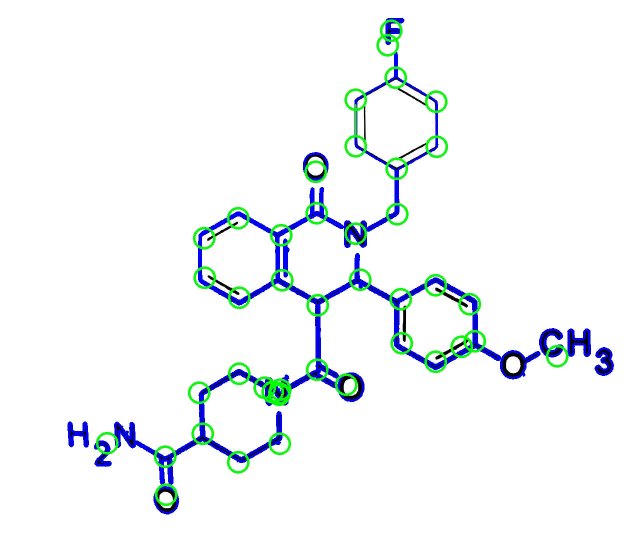
#> input picture tonyStarkWorks/test.jpg, 1280 x 1071 px, found by its file name (shown at 1/2 size); the run also reads 2 pictures not shown here
$ jupyter execute --allow-errors functions.ipynb   (older library calls are emulated)
#> lines starting #> are read from the running program, lines starting #| are printed output that depends on the picture; after the words box and inside, x2 and y2 are one past the last pixel; in counts of white or black regions, pixels touching at a corner belong together
<a href="https://colab.research.google.com/github/evro23x/abstract_dog/blob/cv/functions.ipynb" target="_parent"></a>

# **abstract_dog: обработка фотографии молекулы** #

### Если у вас что-то не работает, то скорее всего вы не загрузили фотографию в файлы

[cell 1]
import cv2
import numpy as np
from matplotlib import pyplot as plt
from google.colab.patches import cv2_imshow

## **Функции для работы с изображениями** ##

### **Очищение картинки от шума:**

На вход получаем имя изображения, которое нужно очистить

1.   Используем медианный фильтр для уменьшения уровня шума
2.   Нормализуем цвета в изображении
3. Применяем пороговую функцию, чтобы оставить только белые и черные цвета
4. Сохраняем в файл с названием "c_" + filename

Результат работы: изображение с названием "c_" + filename

[cell 2]
'''
It cleans img from noise
'''
def clear_img(file_name):
#> called with file_name = 'test.jpg'
  img = cv2.imread(file_name, 0)
#> img: shape (1071, 1280); min 0, max 255, mean 244.5

  dilated_img = cv2.dilate(img, np.ones((7,7), np.uint8))
  bg_img = cv2.medianBlur(dilated_img, 1)
  diff_img = 255 - cv2.absdiff(img, bg_img)
  norm_img = diff_img.copy()
  cv2.normalize(diff_img, norm_img, alpha=0, beta=255, norm_type=cv2.NORM_MINMAX, dtype=cv2.CV_8UC1)
  _, thr_img = cv2.threshold(norm_img, 230, 0, cv2.THRESH_TRUNC)
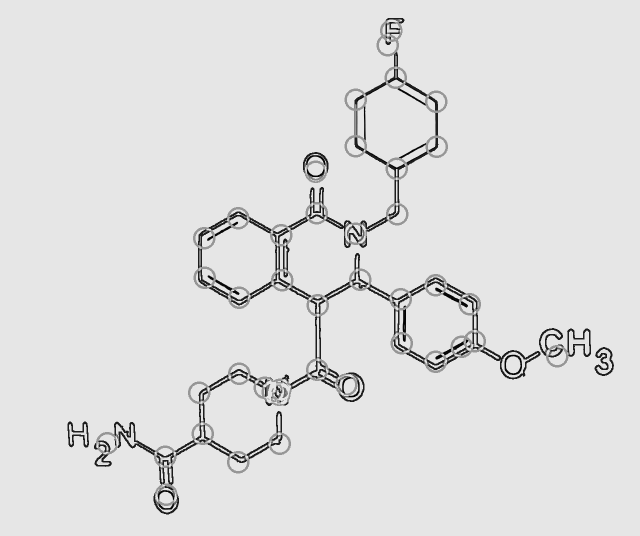
#> thr_img: shape (1071, 1280) (shown at 1/2 size); min 0, max 230, mean 223.4
  cv2.normalize(thr_img, thr_img, alpha=0, beta=255, norm_type=cv2.NORM_MINMAX, dtype=cv2.CV_8UC1)
  thr_img[thr_img < 240] = 0
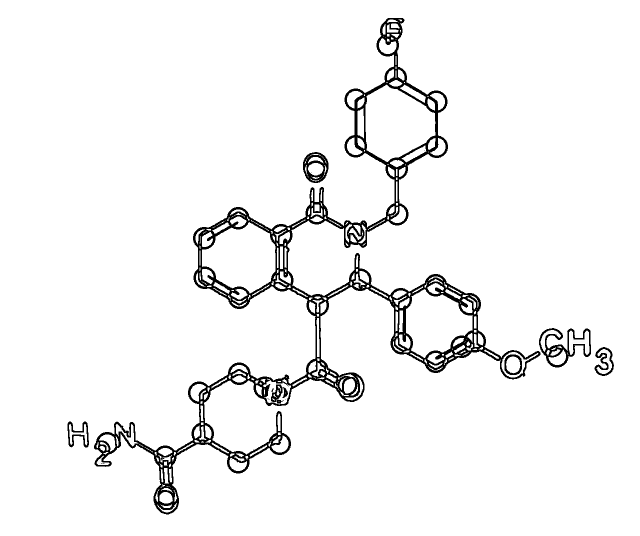
#> thr_img: shape (1071, 1280) (shown at 1/2 size); min 0, max 255, mean 243.8
  cv2.imwrite("c_" + file_name, thr_img)

[cell 3]
clear_img("test.jpg")

img = cv2.imread('c_test.jpg')
#> img: shape (1071, 1280, 3); min 0, max 255, mean 243.8

plt.imshow(img), plt.show()
#> (the rest of this cell did not finish here and is left out)

### **Изменение размера изображения:**

На вход получаем:

*   Изображение
*   Во сколько раз нужно увеличить или уменьшить изображение

Результат работы: сохраненное изображение с названием big

[cell 4]
def resize_img(img, scale):
#> called with img = array of shape (6667, 6667, 3), scale = 0.3
  return cv2.resize(img,((int)(img.shape[1] * scale), int(img.shape[0] * scale)))

### **Поиск вершин с помощью детектора Канни:**

На вход получаем:

*   Изображение
*   Промежуток цветов, который мы будем учитывать [min, max]

Результат работы: на выходе массив вершин

[cell 5]
def define_edged(img, min, max):
  return cv2.Canny(img, min, max)

[cell 6]
import cv2
import numpy as np
from google.colab.patches import cv2_imshow
from matplotlib import pyplot as plt


img = resize_img(cv2.imread('4.jpg'), 0.3)
gray = cv2.cvtColor(img, cv2.COLOR_BGR2GRAY)
gray = np.float32(gray)
dst = cv2.cornerHarris(gray, 30, 3, 0.04)
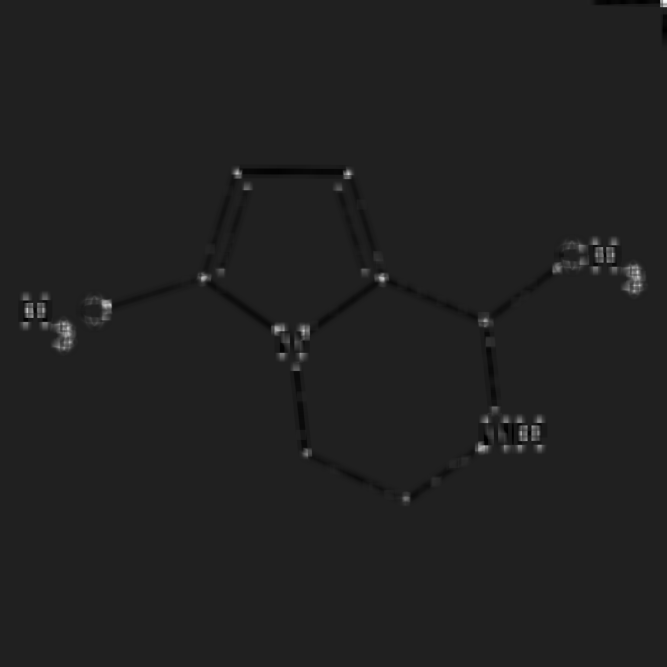
#> dst: shape (2000, 2000) float32 (shown at 1/3 size); min -2990044, max 20767080, mean 41949.5; drawn with min black and max white
ret, dst = cv2.threshold(dst, 0.1*dst.max(), 255, 0)
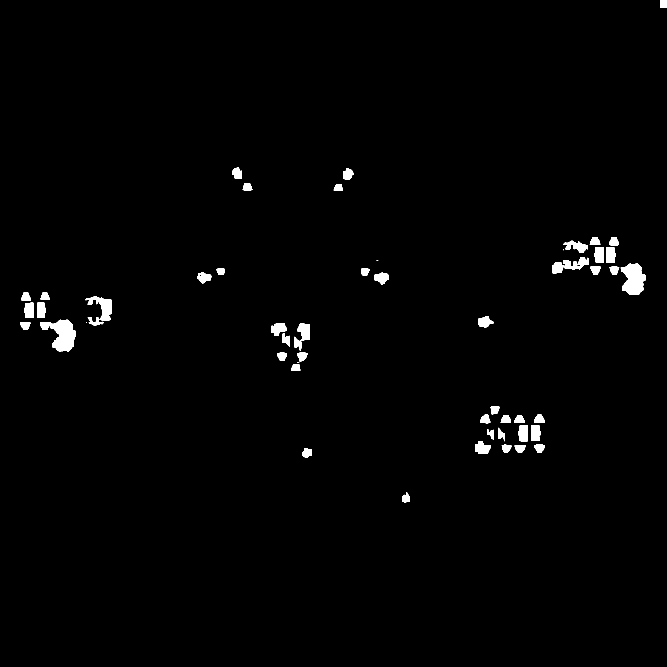
#> dst: shape (2000, 2000) float32 (shown at 1/3 size); 1.2% white; 54 white regions (5 under 20 px), largest, box (x1, y1, x2, y2) and area: (120, 959, 227, 1056) 5674, (1862, 790, 1936, 885) 4856, (256, 888, 336, 963) 2519
#> ret = 2076708
dst = np.uint8(dst)
ret, labels, stats, centroids = cv2.connectedComponentsWithStats(dst)
#> labels: shape (2000, 2000) int32; 55 distinct labels, from 0 to 54
#> ret = 55; stats = 55 rows, first 6: [0, 0, 2000, 2000, 3952226], [1980, 0, 20, 22, 440], [696, 502, 30, 34, 736], [1030, 504, 31, 34, 767], [728, 549, 29, 22, 516], [1001, 552, 27, 20, 437]; centroids = 55 pairs, first value 75.54 to 1989.5, second value 10.5 to 1494.6
criteria = (cv2.TERM_CRITERIA_EPS + cv2.TERM_CRITERIA_MAX_ITER, 100, 0.001)
corners = cv2.cornerSubPix(gray, np.float32(centroids), (5,5), (-1,-1), criteria)
#> corners = 55 pairs, first value 75.54 to 1994, second value 5.92 to 1491.9

for i in range(1, len(corners)):
    cv2.circle(img, (int(corners[i,0]), int(corners[i,1])), 30, (0,255,0), 4)
#> this loop made 54 passes
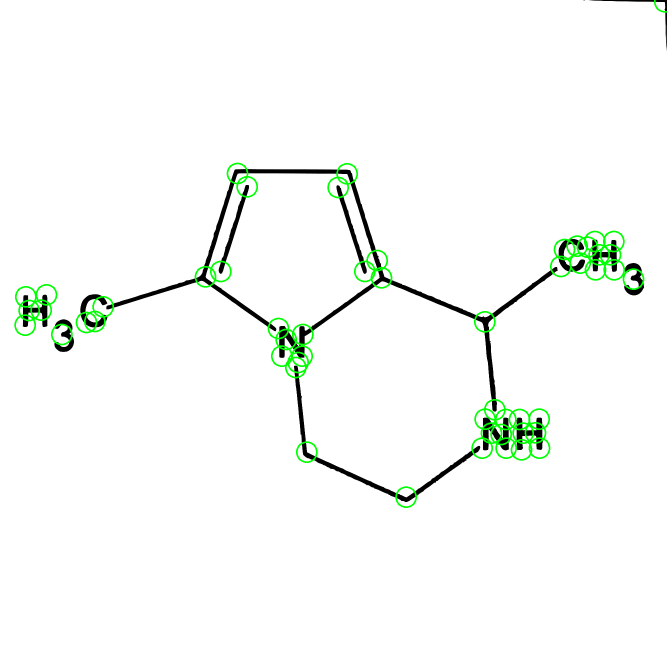
#> img: shape (2000, 2000, 3) (shown at 1/3 size); mean B, G, R 247, 250, 247
plt.imshow(img)
cv2.waitKey(0)
#> Out = 27

### **Поиск контуров:**

На вход получаем:

*   Массив вершин

Результат работы: массив со всеми координатами полученного контура

[cell 7]
def get_contours(edged):
  return cv2.findContours(edged, cv2.RETR_EXTERNAL, cv2.CHAIN_APPROX_SIMPLE)[-2:]

[cell 8]
image = resize_img(cv2.imread('4.jpg'), 0.3)

edged = define_edged(image, 30, 200)
#> in define_edged, `return cv2.Canny(img, min, max)`:
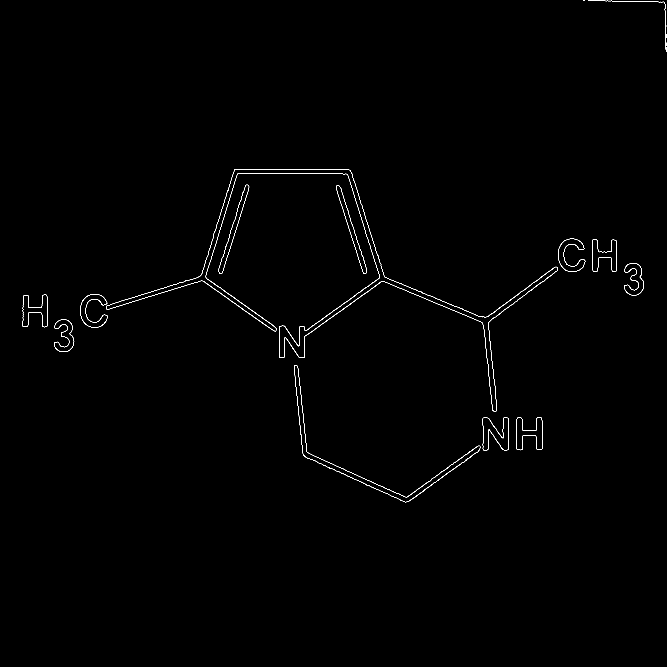
#> returned value: shape (2000, 2000) (shown at 1/3 size); 0.35% white in thin lines or dots, all inside (x1, y1, x2, y2) = (68, 0, 2000, 1507)
contours, hierarchy = get_contours(edged)
#> contours = 20 contours, 7 with area under 20; largest, box (x1, y1, x2, y2) and area: (1549, 1252, 1629, 1351) 3986, (1776, 718, 1851, 816) 3730, (656, 554, 748, 822) 3594, (1009, 555, 1101, 822) 3554, (68, 884, 143, 982) 3486

image[::] = 255
#> image: shape (2000, 2000, 3); every value is 255
cv2.drawContours(image, contours, -1, (0, 255, 0), 3)
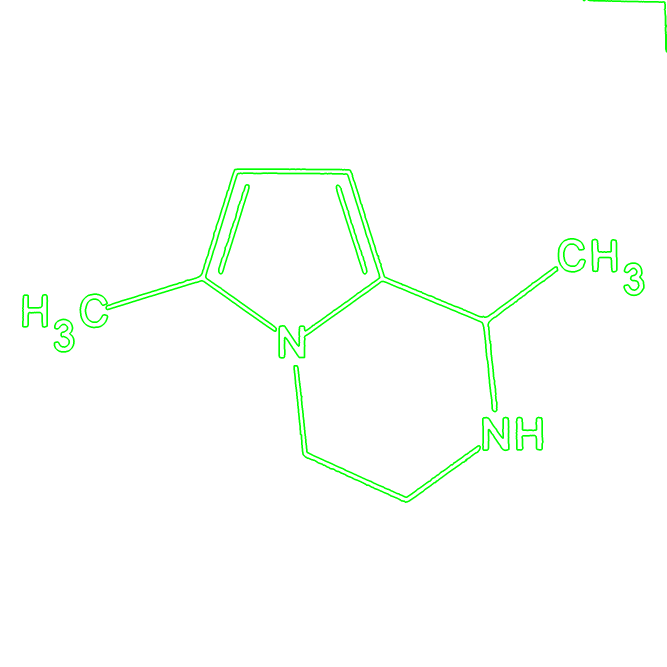
#> image: shape (2000, 2000, 3) (shown at 1/3 size); mean B, G, R 251.1, 255, 251.1

plt.imshow(image)
plt.show()

### **Поиск букв:**

1.   Чтобы найти буквы нам нужна фотография каждой буквы
2.   В цикле с помощью функции cv2.matchTemplate определяем координаты буквы на картике (если эта буква там есть)

[cell 9]
import cv2
import numpy as np
from matplotlib import pyplot as plt


img_rgb = resize_img(cv2.imread('6.jpg'), 1)
img_gray = cv2.cvtColor(img_rgb, cv2.COLOR_BGR2GRAY)
template = cv2.imread('OH.jpg',0)
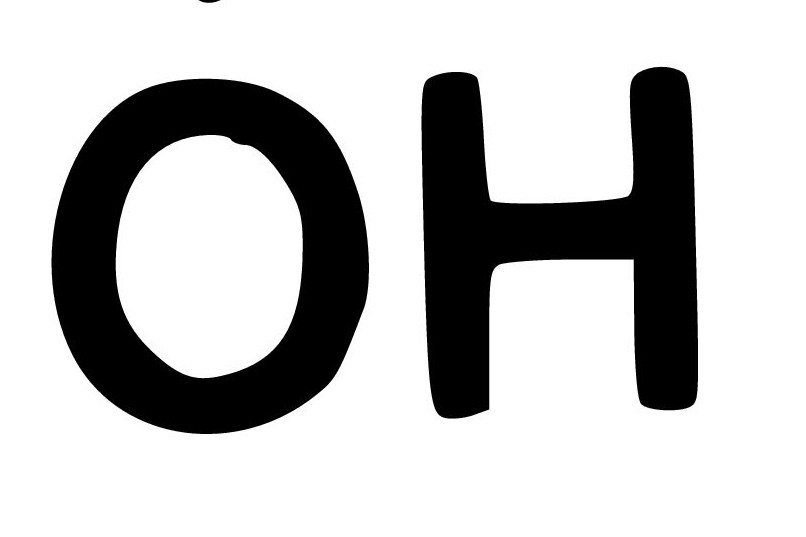
#> input picture tonyStarkWorks/Data/OH.jpg, 806 x 537 px, found by its file name
#> template is the input picture: shape (537, 806); min 0, max 255, mean 193.1
w, h = template.shape[::-1]
#> w = 806; h = 537

res = cv2.matchTemplate(img_gray, template, cv2.TM_CCOEFF_NORMED)
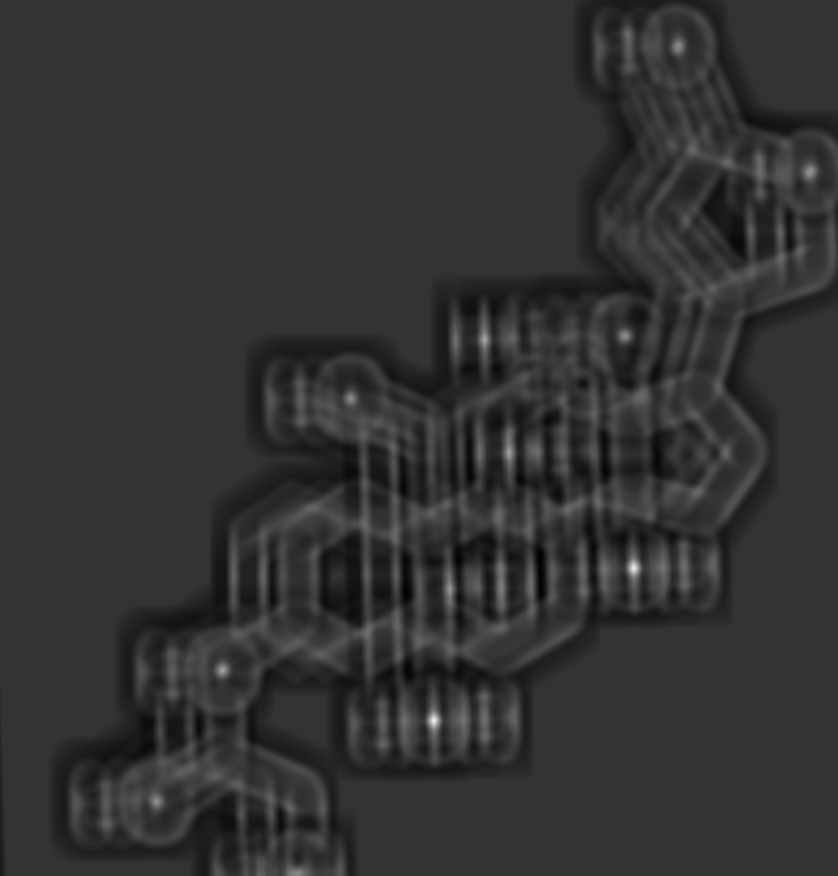
#> res: shape (6131, 5862) float32 (shown at 1/7 size); min -0.255, max 1, mean -0.00412; drawn with min black and max white
threshold = 0.8
loc = np.where( res >= threshold)
#> loc = 1437 positions, rows 3958 to 5063, columns 3024 to 4448
for pt in zip(*loc[::-1]):
    cv2.rectangle(img_rgb, pt, (pt[0] + w, pt[1] + h), (0,0,255), 2)
#> this loop made 1437 passes
#> pt on passes 1 to 3: (4434, 3958), (4435, 3958), (4436, 3958)

cv2.imwrite('res.png',img_rgb)
#> Out = True

[cell 10]
matches = ['o.jpg', 'CH3.jpg', 'F.jpg', 'CL.jpg', 'OH.jpg', 'O.jpg', 'O_.jpg', '_O.jpg', 'H3C.jpg', 'N_1.PNG']

cord_forml = {}
img_rgb = resize_img(cv2.imread('6.jpg'), 1)
#> (the rest of this cell did not finish here and is left out)

[cell 11]
img10 = cv2.imread('res.png')

plt.imshow(img10)
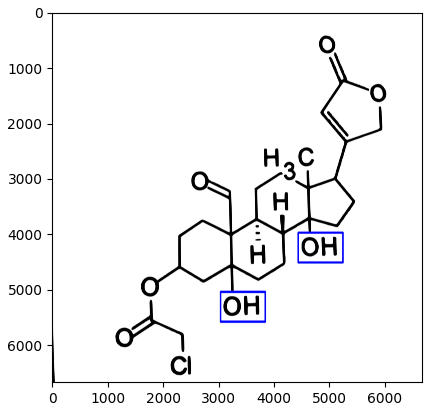
#> figure drawn by matplotlib, 1 panel; B, G, R data is drawn as R, G, B
